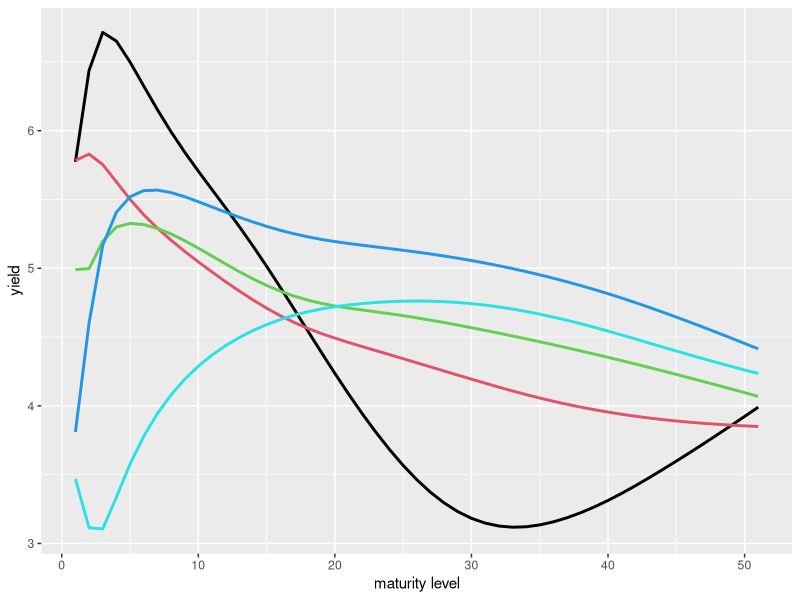
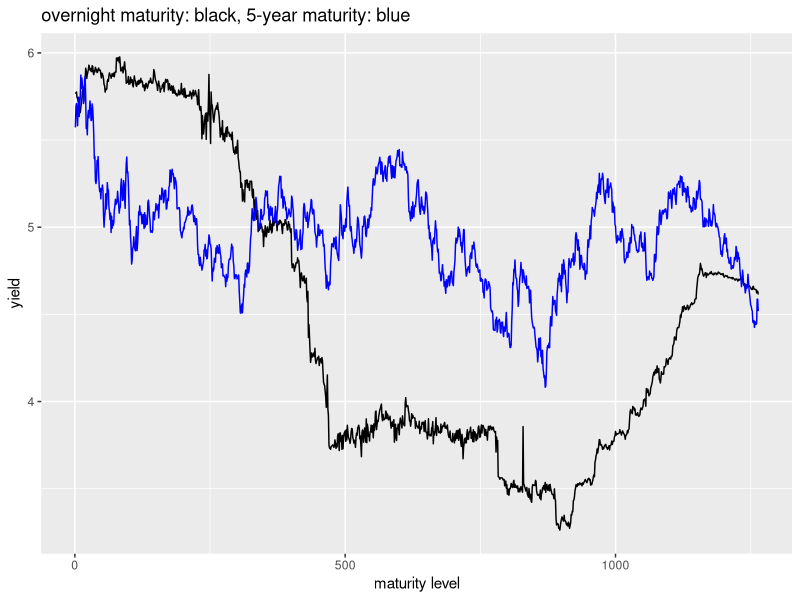
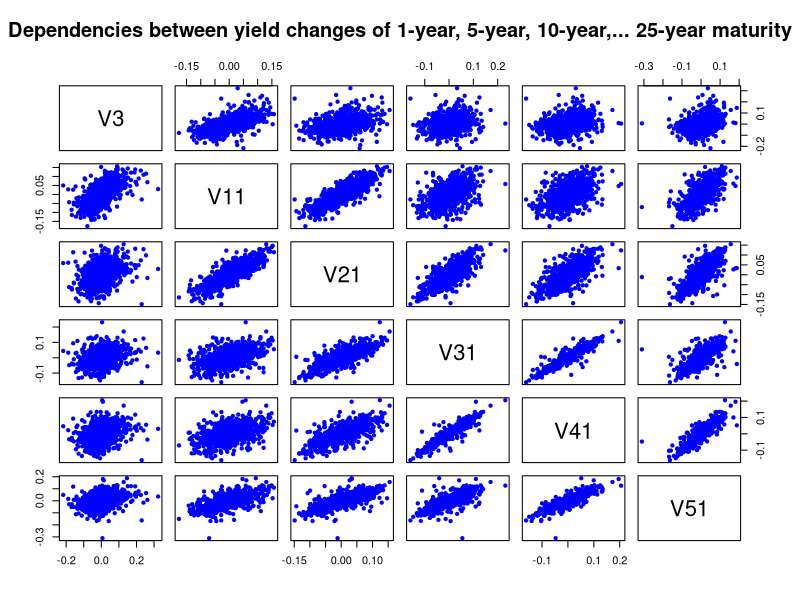
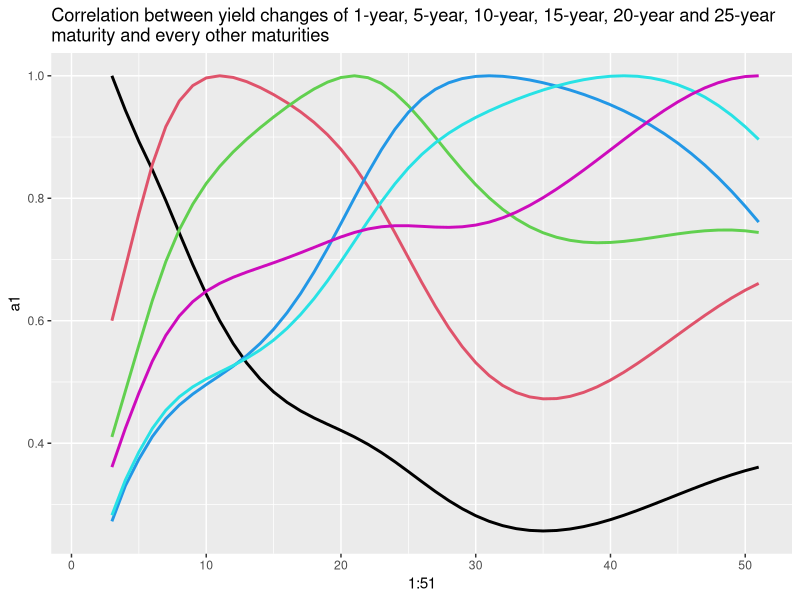
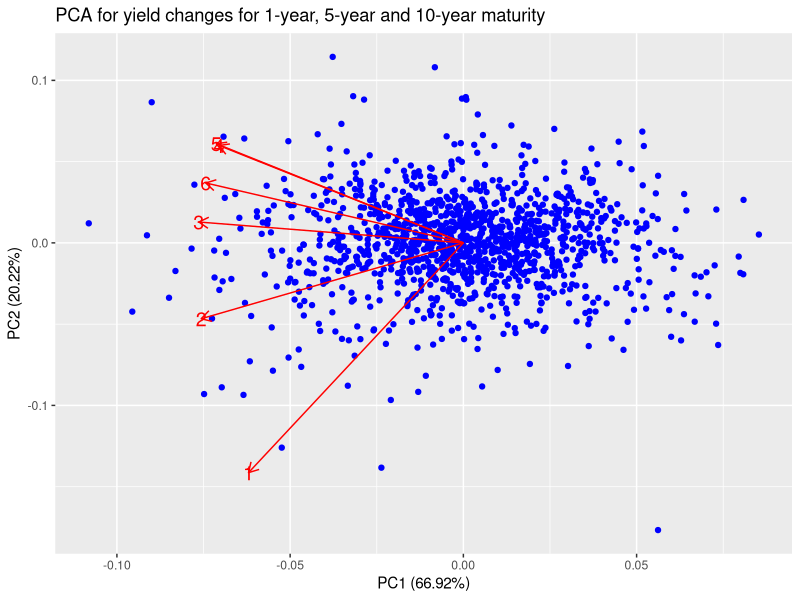
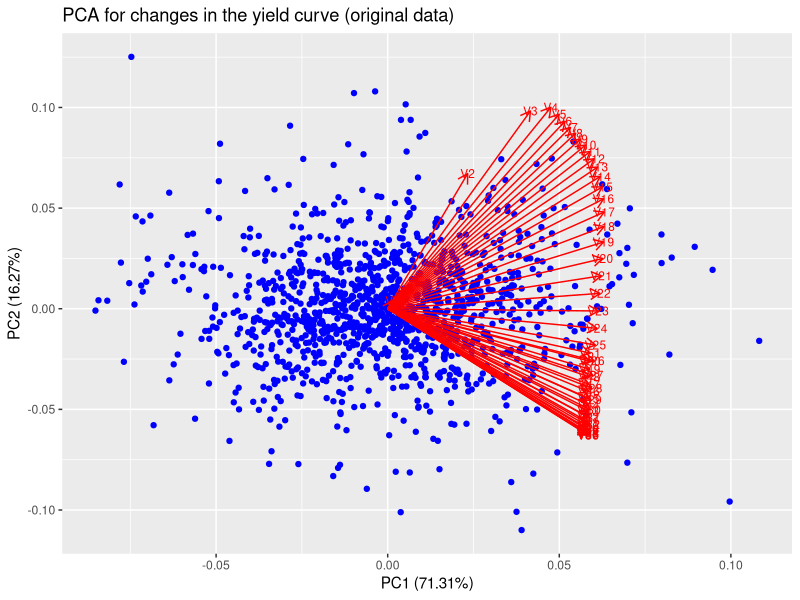
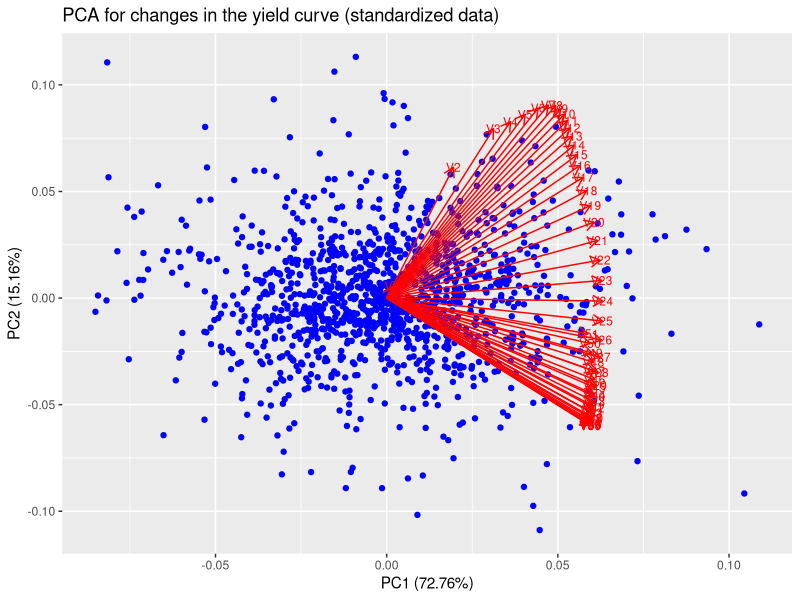
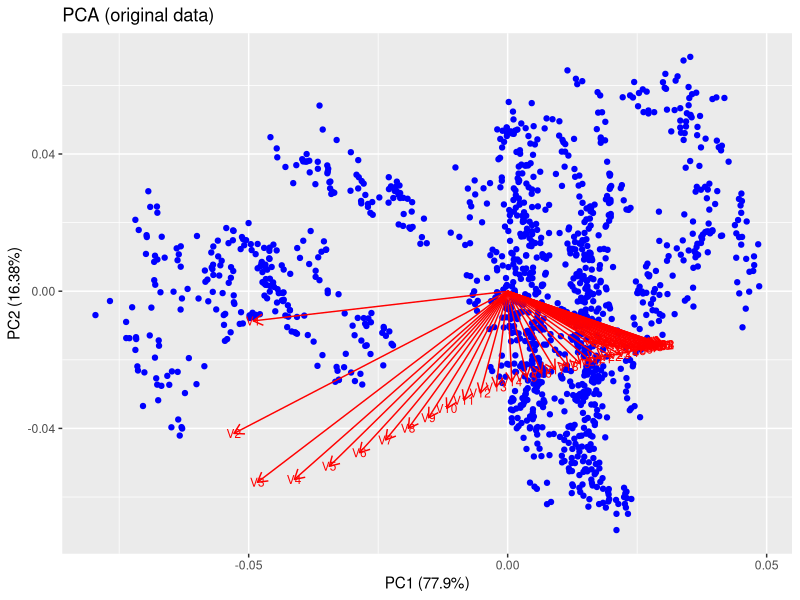

These figures' R source, in order:
setwd("D:/UvA/Year 1/Block 6/Introduction Data Science - Data Preprocessing/Assignments/Assignment 2")

rm(list = ls())

getwd()

Data=data.matrix(read.table("InterestRates.txt", header=FALSE))
head(Data)

#1 use day 1, 200, 400, 600 and 800

library(ggplot2)

d1 <- NULL
for (i in 1:ncol(Data)) {
  d1[i] <- Data[1,i]
}

d200 <- NULL
for (i in 1:ncol(Data)) {
  d200[i] <- Data[200,i]
}

d400<- NULL
for (i in 1:ncol(Data)) {
  d400[i] <- Data[400,i]
}

d600 <- NULL
for (i in 1:ncol(Data)) {
  d600[i] <- Data[600,i]
}

d800 <- NULL
for (i in 1:ncol(Data)) {
  d800[i] <- Data[800,i]
}

ggplot() + 
  geom_line(mapping = aes(x=1:51, y=d1), col = 1, size = 1) + 
  geom_line(mapping = aes(x=1:51, y=d200), col = 2, size = 1) + 
  geom_line(mapping = aes(x=1:51, y=d400), col = 3, size = 1) + 
  geom_line(mapping = aes(x=1:51, y=d600), col = 4, size = 1) +  
  geom_line(mapping = aes(x=1:51, y=d800), col = 5, size = 1) +
  labs(x="maturity level", y="yield") 

#2 use overnight and 5-year maturity

v1 <- NULL
for (i in 1:nrow(Data)) {
  v1[i] <- Data[i, 1]
}

##5 year maturity
v11 <- NULL
for (i in 1:nrow(Data)) {
  v11[i] <- Data[i, 11]
}

summary(v1); summary(v11)

v1[1]

ggplot() +
  geom_line(mapping = aes(x=1:nrow(Data), y=v1), col = "black") +
  geom_line(mapping = aes(x=1:nrow(Data), y=v11), col = "blue") +
  labs(x="maturity level", y="yield") +
  ggtitle("overnight maturity: black, 5-year maturity: blue")

#3 

Change <- Data[2:1264,] - Data[1:1263,]; head(Change)

pairs(~V3 + V11 + V21 + V31 + V41 + V51, data=Change, pch=20, col="blue", 
      main = "Dependencies between yield changes of 1-year, 5-year, 10-year,... 25-year maturity")

a1<- NULL
for (i in 3:51) {
  a1[i] <- cor(Change[,3], Change[,i])
}

a11<- NULL
for (i in 3:51) {
  a11[i] <- cor(Change[,11], Change[,i])
}

a21<- NULL
for (i in 3:51) {
  a21[i] <- cor(Change[,21], Change[,i])
}

a31<- NULL
for (i in 3:51) {
  a31[i] <- cor(Change[,31], Change[,i])
}

a41<- NULL
for (i in 3:51) {
  a41[i] <- cor(Change[,41], Change[,i])
}

a51<- NULL
for (i in 3:51) {
  a51[i] <- cor(Change[,51], Change[,i])
}

ggplot() + 
  geom_line(mapping = aes(x=1:51, y=a1), col = 1, size = 1) + 
  geom_line(mapping = aes(x=1:51, y=a11), col = 2, size = 1) + 
  geom_line(mapping = aes(x=1:51, y=a21), col = 3, size = 1) + 
  geom_line(mapping = aes(x=1:51, y=a31), col = 4, size = 1) +  
  geom_line(mapping = aes(x=1:51, y=a41), col = 5, size = 1) +
  geom_line(mapping = aes(x=1:51, y=a51), col = 6, size = 1) +
  ggtitle("Correlation between yield changes of 1-year, 5-year, 10-year, 15-year, 20-year and 25-year \nmaturity and every other maturities")
  
#PCA - TESTING
Change_3 <- cbind(Change[,3], Change[,11], Change[,21], Change[,31], Change[,41], Change[,51]); head(Change_3)

Change.PCA <- prcomp(Change_3)

library(ggfortify)
autoplot(Change.PCA, loadings = TRUE, loadings.label = TRUE, loadings.label.size = 5,
         col = "blue",
         main="PCA for yield changes for 1-year, 5-year and 10-year maturity")

#4 - use change_scaled data
##original dataset

Change.PCA <- prcomp(Change)

library(ggfortify)
autoplot(Change.PCA, loadings = TRUE, loadings.label = TRUE, loadings.label.size = 3, col = "blue", 
         main = "PCA for changes in the yield curve (original data)")

summary(Change.PCA)

#keep 4 PC's to explain 96.31% of the variance 
## do we need more?

PC <- Change.PCA$rotation

round(PC[,1], digits = 3)

round(PC[,2], digits = 3)

round(PC[,3], digits = 3)

round(PC[,4], digits = 3)

## standardized dataset
Change_scaled <- scale(Change)

Change_scaled.PCA <- prcomp(Change_scaled)

autoplot(Change_scaled.PCA, loadings = TRUE, loadings.label = TRUE, loadings.label.size = 3, col = "blue",
         main = "PCA for changes in the yield curve (standardized data)")

#5 

Data.PCA <- prcomp(Data)

autoplot(Data.PCA, loadings = TRUE, loadings.label = TRUE, loadings.label.size = 3, col = "blue", 
         main = "PCA (original data)")

summary(Data.PCA)

#keep 3 PC's to explain 97.07% of the variance

Data.PC <- Data.PCA$rotation

round(Data.PC[,1], digits = 3)

round(Data.PC[,2], digits = 3)

round(Data.PC[,3], digits = 3)
